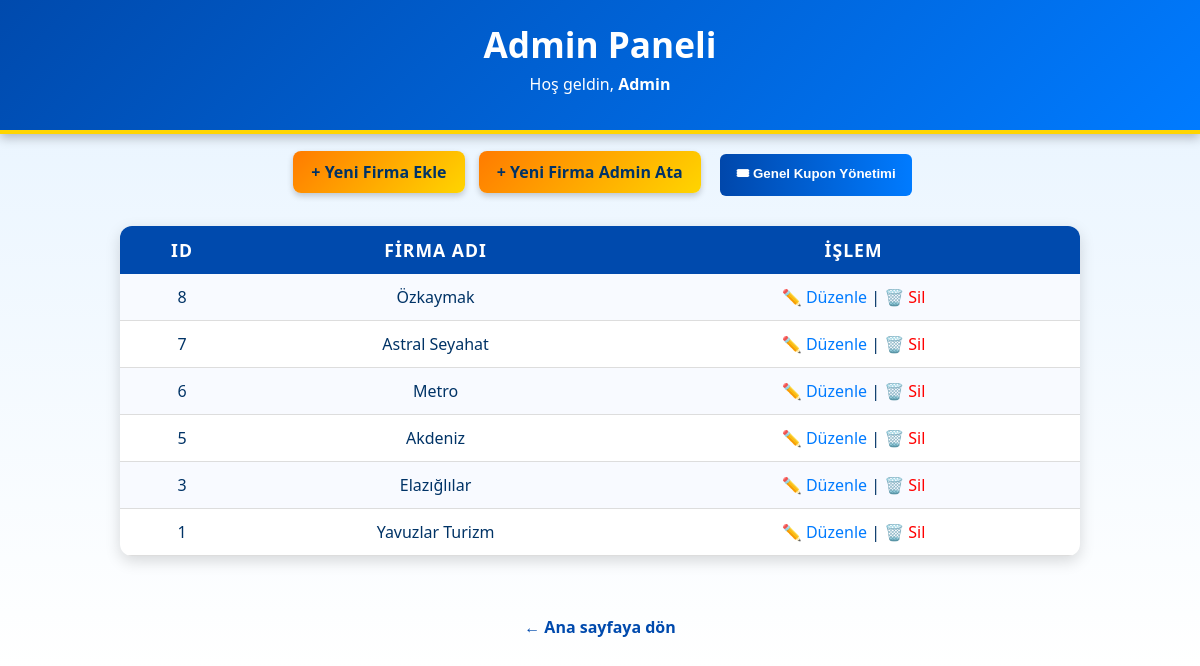
/admin/index.php (signed in), run on the app's committed database.
### tables this page shows
CREATE TABLE "users" (
    id INTEGER PRIMARY KEY AUTOINCREMENT,
    name TEXT,
    email TEXT UNIQUE,
    password TEXT,
    role TEXT DEFAULT 'user',
    credit REAL DEFAULT 20000,
    firm_id INTEGER
);

CREATE TABLE firms (
      id INTEGER PRIMARY KEY,
      name TEXT UNIQUE
  );

### src/auth.php (called while the page is built, shortened)
<?php
require_once __DIR__ . '/db.php';
function current_user() {
    $pdo = db();
    $userId = $_SESSION['user']['id'];
    $st = $pdo->prepare("SELECT * FROM users WHERE id = ?");
    $st->execute([$userId]);
    $freshUser = $st->fetch(PDO::FETCH_ASSOC);
    if ($freshUser) {
        return $freshUser;
    }
    return null;
}

### src/db.php (called while the page is built, shortened)
<?php
if (!function_exists('db')) {
    function db() {
        static $pdo;
        if ($pdo) return $pdo;
        $dbFile = __DIR__ . '/../data/database.sqlite';
        $pdo = new PDO('sqlite:' . $dbFile);
        $pdo->setAttribute(PDO::ATTR_ERRMODE, PDO::ERRMODE_EXCEPTION);
        $pdo->setAttribute(PDO::ATTR_DEFAULT_FETCH_MODE, PDO::FETCH_ASSOC);
        return $pdo;
    }
}
?>

### src/firms.php (called while the page is built, shortened)
<?php
require_once __DIR__ . '/db.php';
function list_firms() {
  $st = db()->query("SELECT * FROM firms ORDER BY id DESC");
  return $st->fetchAll(PDO::FETCH_ASSOC);
}
?>

### public/admin/index.php (the view, shortened to what this page needs)
<?php
require __DIR__ . '/../../src/db.php';
require __DIR__ . '/../../src/auth.php';
require __DIR__ . '/../../src/firms.php';
$user = current_user();
$firms = list_firms();
?>
<!doctype html>
<html lang="tr">
<head>
</head>
<body>
<header>
  <h1>Admin Paneli</h1>
  <p>Hoş geldin, <b><?= htmlspecialchars($user['name']) ?></b></p>
</header>
<div class="actions">
  <a href="firm_add.php" class="btn">+ Yeni Firma Ekle</a>
  <a href="assign_firm_admin.php" class="btn">+ Yeni Firma Admin Ata</a>
  <a href="coupons.php" style="text-decoration:none;">
  <button style="
    background: linear-gradient(90deg, #0047AB, #007BFF);
    color:white;
    border:none;
    border-radius:6px;
    padding:10px 16px;
    margin-left:10px;
    font-weight:bold;
    cursor:pointer;">
    🎟 Genel Kupon Yönetimi
  </button>
</a>
</div>
<table>
  <tr>
    <th>ID</th>
    <th>Firma Adı</th>
    <th>İşlem</th>
  </tr>
  <?php foreach ($firms as $f): ?>
  <tr>
    <td><?= $f['id'] ?></td>
    <td><?= htmlspecialchars($f['name']) ?></td>
    <td>
        <a href="firm_edit.php?id=<?= $f['id'] ?>" style="color:#007BFF; text-decoration:none;">✏️ Düzenle</a> |
    <a href="delete_firm.php?id=<?= $f['id'] ?>" style="color:red; text-decoration:none;">🗑️ Sil</a>
  </tr>
  <?php endforeach; ?>
</table>
<a href="../index.php" class="back">← Ana sayfaya dön</a>
</body>
</html>

### public/admin/index.php (style rules this page uses)
body { font-family: 'Segoe UI', sans-serif; background: linear-gradient(to bottom, #E6F3FF, #FFFFFF); color: #003366; text-align: center; margin: 0; }
header { background: linear-gradient(135deg, #004AAD, #007BFF); color: white; padding: 20px 0; border-bottom: 4px solid #FFD500; box-shadow: 0 4px 10px rgba(0,0,0,0.25); }
header h1 { margin: 0; font-size: 2.2em; }
header p { margin: 5px 0 15px; font-weight: 500; }
.actions { margin: 20px 0; }
.btn { background: linear-gradient(135deg, #FF7B00, #FFD500); border: none; padding: 10px 18px; border-radius: 8px; color: #003366; font-weight: bold; text-decoration: none; cursor: pointer; margin: 0 5px; transition: 0.3s; box-shadow: 0 3px 6px rgba(0,0,0,0.2); }
table { width: 80%; margin: 30px auto; border-collapse: collapse; border-radius: 12px; overflow: hidden; box-shadow: 0 5px 15px rgba(0,0,0,0.15); background: white; }
th { background: #004AAD; color: white; padding: 12px; font-size: 1.1em; text-transform: uppercase; letter-spacing: 1px; }
td { padding: 12px; border-bottom: 1px solid #ddd; }
tr:nth-child(even) { background-color: #f8faff; }
.back { display: inline-block; margin: 30px 0; font-weight: bold; color: #004AAD; text-decoration: none; transition: 0.3s; }

### data on the page
users: name "Admin"
firms: id "8", name "Özkaymak"
firms: id "7", name "Astral Seyahat"
firms: id "6", name "Metro"
firms: id "5", name "Akdeniz"
firms: id "3", name "Elazığlılar"
firms: id "1", name "Yavuzlar Turizm"
